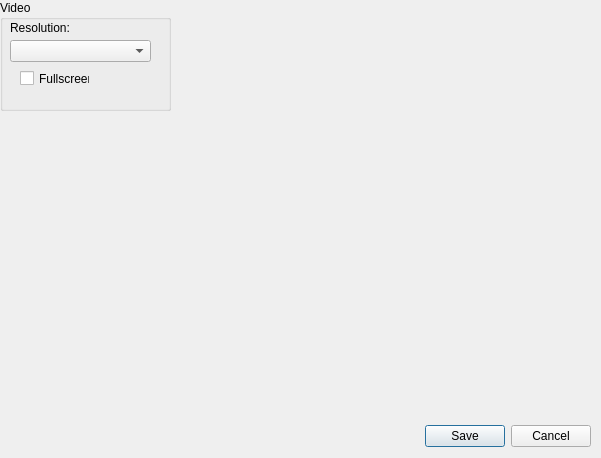
<?xml version="1.0" encoding="UTF-8"?>
<ui version="4.0">
 <class>settings</class>
 <widget class="QDialog" name="settings">
  <property name="geometry">
   <rect>
    <x>0</x>
    <y>0</y>
    <width>601</width>
    <height>458</height>
   </rect>
  </property>
  <property name="windowTitle">
   <string>Настройки</string>
  </property>
  <widget class="QDialogButtonBox" name="buttonBox">
   <property name="geometry">
    <rect>
     <x>10</x>
     <y>420</y>
     <width>581</width>
     <height>32</height>
    </rect>
   </property>
   <property name="orientation">
    <enum>Qt::Horizontal</enum>
   </property>
   <property name="standardButtons">
    <set>QDialogButtonBox::Cancel|QDialogButtonBox::Save</set>
   </property>
   <property name="centerButtons">
    <bool>false</bool>
   </property>
  </widget>
  <widget class="QGroupBox" name="groupBox">
   <property name="geometry">
    <rect>
     <x>0</x>
     <y>0</y>
     <width>171</width>
     <height>111</height>
    </rect>
   </property>
   <property name="title">
    <string>Video</string>
   </property>
   <widget class="QCheckBox" name="checkBox">
    <property name="geometry">
     <rect>
      <x>20</x>
      <y>70</y>
      <width>70</width>
      <height>17</height>
     </rect>
    </property>
    <property name="text">
     <string>Fullscreen</string>
    </property>
   </widget>
   <widget class="QLabel" name="label">
    <property name="geometry">
     <rect>
      <x>10</x>
      <y>20</y>
      <width>61</width>
      <height>16</height>
     </rect>
    </property>
    <property name="text">
     <string>Resolution:</string>
    </property>
   </widget>
   <widget class="QComboBox" name="comboBox">
    <property name="geometry">
     <rect>
      <x>10</x>
      <y>40</y>
      <width>141</width>
      <height>22</height>
     </rect>
    </property>
    <property name="currentText">
     <string/>
    </property>
   </widget>
  </widget>
 </widget>
 <resources/>
 <connections>
  <connection>
   <sender>buttonBox</sender>
   <signal>accepted()</signal>
   <receiver>settings</receiver>
   <slot>accept()</slot>
   <hints>
    <hint type="sourcelabel">
     <x>248</x>
     <y>254</y>
    </hint>
    <hint type="destinationlabel">
     <x>157</x>
     <y>274</y>
    </hint>
   </hints>
  </connection>
  <connection>
   <sender>buttonBox</sender>
   <signal>rejected()</signal>
   <receiver>settings</receiver>
   <slot>reject()</slot>
   <hints>
    <hint type="sourcelabel">
     <x>316</x>
     <y>260</y>
    </hint>
    <hint type="destinationlabel">
     <x>286</x>
     <y>274</y>
    </hint>
   </hints>
  </connection>
 </connections>
</ui>
